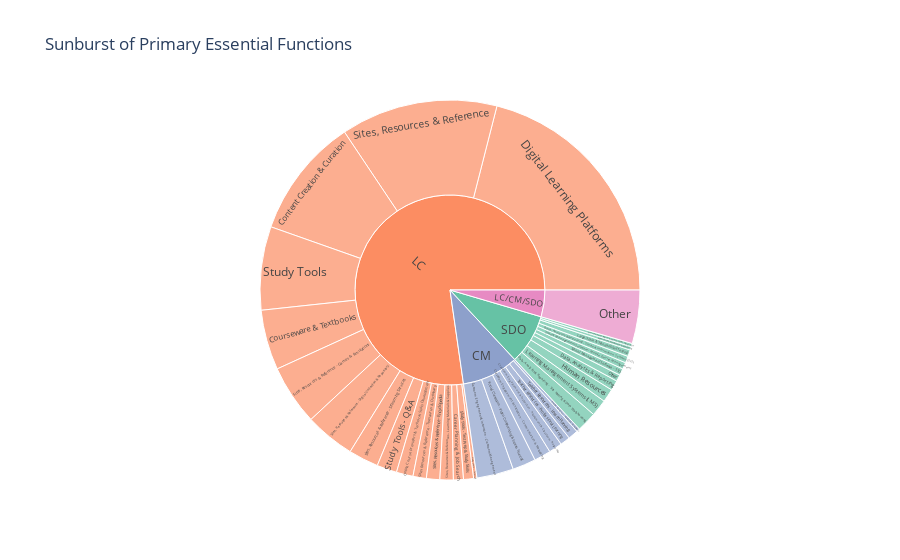

The code cell stored with this chart in its notebook:
### Markdown cell above
## Primary Functions with main and subcategories
There are three types of main primary functions.
1. LC = Learning & Curriculum
2. CM = Classroom Management
3. SDO = School & District Operations.

We can interact with Plotly sunburst plot to explore the distribution of main categories and subcategories.

>The Learning products have majority shares in this group and the most common subcategories are digital learning platforms.

### Code cell
PEF_cat_main = []
PEF_cat_sub = []

for p in products_data["Primary Essential Function"]:
    if not pd.isnull(p):
        cat1 = p.split("-", 1)[0].strip()
        PEF_cat_main.append(cat1)
        cat2 = p.split("-", 1)[1].strip()
        PEF_cat_sub.append(cat2)
    else:
        PEF_cat_main.append(np.nan)
        PEF_cat_sub.append(np.nan)

products_data["Essential_Function_main"] = PEF_cat_main
products_data["Essential_Function_sub"] = PEF_cat_sub

DE = (
    products_data[["Essential_Function_main", "Essential_Function_sub"]]
    .value_counts()
    .rename_axis(["Essential_Function_main", "Essential_Function_sub"])
    .reset_index(name="counts")
)

# Sunburst plot with color mapping
fig = px.sunburst(
    DE,
    path=["Essential_Function_main", "Essential_Function_sub"],
    values="counts",
    color="Essential_Function_main",  # Color by the main category
    title="Sunburst of Primary Essential Functions",
    color_discrete_sequence=px.colors.qualitative.Set2,  # Optional: different color theme
)

fig.show()

### Figure 1 — Plotly figure (JSON) as saved in the notebook; plotly's stock layout.template omitted (floating-point values rounded to 4 significant figures)
{"data": [{"branchvalues": "total", "customdata": [["SDO"], ["LC"], ["LC"], ["LC"], ["LC"], ["SDO"], ["CM"], ["SDO"], ["CM"], ["LC"], ["CM"], ["LC"], ["LC"], ["SDO"], ["SDO"], ["LC"], ["SDO"], ["LC"], ["CM"], ["CM"], ["SDO"], ["SDO"], ["SDO"], ["LC"], ["SDO"], ["LC"], ["SDO"], ["LC"], ["LC"], ["LC"], ["LC"], ["LC"], ["CM"], ["CM"], ["LC/CM/SDO"], ["CM"], ["LC"], ["LC/CM/SDO"], ["SDO"]], "domain": {"x": [0, 1], "y": [0, 1]}, "hovertemplate": "labels=%{label}<br>counts=%{value}<br>parent=%{parent}<br>id=%{id}<br>Essential_Function_main=%{customdata[0]}<extra></extra>", "ids": ["SDO/Other", "LC/Sites, Resources & Reference - Thesaurus & Dictionary", "LC/Sites, Resources & Reference - Streaming Services", "LC/Online Course Providers & Technical Skills Development", "LC/Digital Learning Platforms", "SDO/Data, Analytics & Reporting - Site Hosting & Data Warehousing", "CM/Virtual Classroom - Video Conferencing & Screen Sharing", "SDO/Data, Analytics & Reporting", "CM/Teacher Resources - Grading & Attendance", "LC/Career Planning & Job Search", "CM/Classroom Engagement & Instruction - Assessment & Classroom Response", "LC/Sites, Resources & Reference - Encyclopedia", "LC/Sites, Resources & Reference - Digital Collection & Repository", "SDO/School Management Software - SSO", "SDO/School Management Software - Mobile Device Management", "LC/Sites, Resources & Reference", "SDO/Data, Analytics & Reporting - Student Information Systems (SIS)", "LC/Content Creation & Curation", "CM/Classroom Engagement & Instruction - Classroom Management", "CM/Classroom Engagement & Instruction - Communication & Messaging", "SDO/Human Resources", "SDO/Admissions, Enrollment & Rostering", "SDO/Large-Scale & Standardized Testing", "LC/Courseware & Textbooks", "SDO/Environmental, Health & Safety (EHS) Compliance", "LC/Sites, Resources & Reference - Games & Simulations", "SDO/Learning Management Systems (LMS)", "LC/Sites, Resources & References - Learning Materials & Supplies", "LC/Study Tools", "LC/Study Tools - Q&A", "LC/Study Tools - Test Prep & Study Skills", "LC/Study Tools - Tutoring", "CM/Teacher Resources - Professional Learning", "CM/Teacher Resources - Lesson Planning", "LC/CM/SDO/Other", "CM", "LC", "LC/CM/SDO", "SDO"], "labels": ["Other", "Sites, Resources & Reference - Thesaurus & Dictionary", "Sites, Resources & Reference - Streaming Services", "Online Course Providers & Technical Skills Development", "Digital Learning Platforms", "Data, Analytics & Reporting - Site Hosting & Data Warehousing", "Virtual Classroom - Video Conferencing & Screen Sharing", "Data, Analytics & Reporting", "Teacher Resources - Grading & Attendance", "Career Planning & Job Search", "Classroom Engagement & Instruction - Assessment & Classroom Response", "Sites, Resources & Reference - Encyclopedia", "Sites, Resources & Reference - Digital Collection & Repository", "School Management Software - SSO", "School Management Software - Mobile Device Management", "Sites, Resources & Reference", "Data, Analytics & Reporting - Student Information Systems (SIS)", "Content Creation & Curation", "Classroom Engagement & Instruction - Classroom Management", "Classroom Engagement & Instruction - Communication & Messaging", "Human Resources", "Admissions, Enrollment & Rostering", "Large-Scale & Standardized Testing", "Courseware & Textbooks", "Environmental, Health & Safety (EHS) Compliance", "Sites, Resources & Reference - Games & Simulations", "Learning Management Systems (LMS)", "Sites, Resources & References - Learning Materials & Supplies", "Study Tools", "Study Tools - Q&A", "Study Tools - Test Prep & Study Skills", "Study Tools - Tutoring", "Teacher Resources - Professional Learning", "Teacher Resources - Lesson Planning", "Other", "CM", "LC", "LC/CM/SDO", "SDO"], "marker": {"colors": ["rgb(102,194,165)", "rgb(252,141,98)", "rgb(252,141,98)", "rgb(252,141,98)", "rgb(252,141,98)", "rgb(102,194,165)", "rgb(141,160,203)", "rgb(102,194,165)", "rgb(141,160,203)", "rgb(252,141,98)", "rgb(141,160,203)", "rgb(252,141,98)", "rgb(252,141,98)", "rgb(102,194,165)", "rgb(102,194,165)", "rgb(252,141,98)", "rgb(102,194,165)", "rgb(252,141,98)", "rgb(141,160,203)", "rgb(141,160,203)", "rgb(102,194,165)", "rgb(102,194,165)", "rgb(102,194,165)", "rgb(252,141,98)", "rgb(102,194,165)", "rgb(252,141,98)", "rgb(102,194,165)", "rgb(252,141,98)", "rgb(252,141,98)", "rgb(252,141,98)", "rgb(252,141,98)", "rgb(252,141,98)", "rgb(141,160,203)", "rgb(141,160,203)", "rgb(231,138,195)", "rgb(141,160,203)", "rgb(252,141,98)", "rgb(231,138,195)", "rgb(102,194,165)"]}, "name": "", "parents": ["SDO", "LC", "LC", "LC", "LC", "SDO", "CM", "SDO", "CM", "LC", "CM", "LC", "LC", "SDO", "SDO", "LC", "SDO", "LC", "CM", "CM", "SDO", "SDO", "SDO", "LC", "SDO", "LC", "SDO", "LC", "LC", "LC", "LC", "LC", "CM", "CM", "LC/CM/SDO", "", "", "", ""], "type": "sunburst", "values": [2, 4, 9, 5, 74, 6, 7, 3, 1, 3, 4, 4, 15, 2, 2, 47, 2, 36, 11, 5, 4, 1, 2, 18, 1, 18, 5, 4, 25, 6, 3, 1, 3, 3, 16, 34, 272, 16, 30]}], "layout": {"legend": {"tracegroupgap": 0}, "sunburstcolorway": ["rgb(102,194,165)", "rgb(252,141,98)", "rgb(141,160,203)", "rgb(231,138,195)", "rgb(166,216,84)", "rgb(255,217,47)", "rgb(229,196,148)", "rgb(179,179,179)"], "title": {"text": "Sunburst of Primary Essential Functions"}}}
